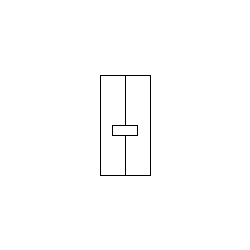
Frame 1 (no input)
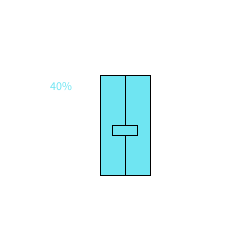
Frame 60 (the mouse pressed at the canvas centre just before this capture)
Frame 120 (the mouse held since frame 60 and released just before this capture): identical to frame 60, image omitted

The Processing sketch that drew these frames (run headless with seeded random() and noise(); from frame 60 on, the mouse is pressed at the canvas centre):

// Processing sketch: processing_93871
// ── processing_93871.pde

float dragbarx = 112.5; //drag bar x
float dragbary = 125; //dragbar starting Y
float dragbarw = 25; //dragbar width
float dragbarh = 10; //dragbar height
float rectx = 100; // large rectangle x
float recty = 75; // large rectangle y
float rectw = 50; // large rectangle width
float recth = 100; // large rectangle height
float linex1 = 125;
float linex2 = 75;
float liney1 = 125;
float liney2 = 175;
void setup() {
  size(250, 250); // size of canvas
  colorMode(RGB, 255, 255, 255);
}
void mouseDragged() {
  dragbary = constrain(mouseY,75,165);
  float sY = norm(mouseY,75,175);
}
void draw() {
  background(255);
  rect(rectx, recty, rectw, recth); //large rectangle
  line(linex1, linex2, liney1, liney2); // center line
  rect(dragbarx, dragbary, dragbarw, dragbarh);
      if (dragbary<80) {
    text("100%", 50, 90);
    fill (227,27,27);
  } 
    else if (dragbary<85) {
        text("90%", 50, 90);
    fill (255,0,0);
    }
  else if (dragbary<95) {
        text("80%", 50, 90);
    fill (255,0,0);
  }
  else if (dragbary<105) {
        text("70%", 50, 90);
    fill (255, 77, 0);
  }
  else if (dragbary<115) {
        text("60%", 50, 90);
    fill (232, 139, 16);
  }
  else if (dragbary<125) {
            text("50%", 50, 90);
    fill (242, 201, 111);
  }
  else if (dragbary<135) {
            text("40%", 50, 90);
    fill (111,229,242);
  }
    else if (dragbary<145) {
              text("30%", 50, 90);
    fill (58,131,214);
  }
    else if (dragbary<155) {
              text("20%", 50, 90);
    fill (68,23,232);
  }
      else if (dragbary<165) {
                text("10%", 50, 90);
    fill (39,51,217);
  }
        else if (dragbary<170) {
                text("0%", 50, 90);
    fill (39,51,217);
  }
 
  else {
    fill(255);
  }
}
